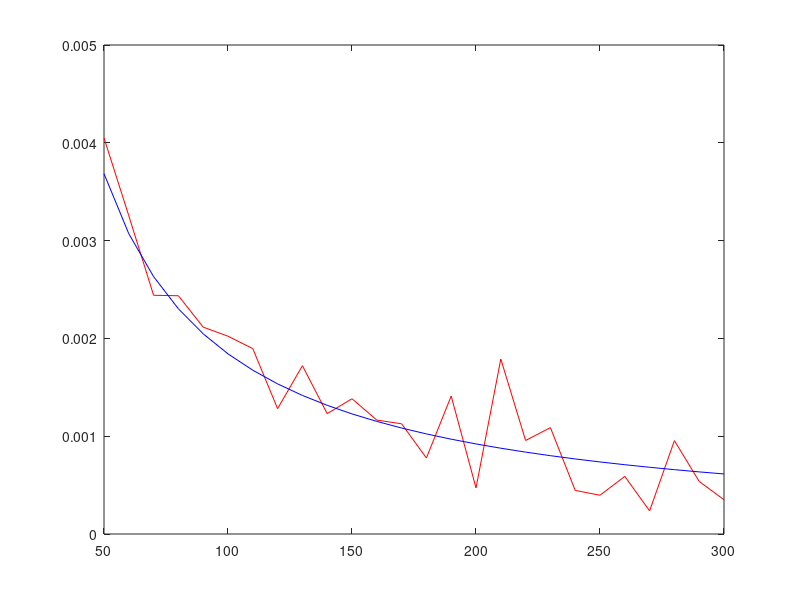

Write the MATLAB code that produced this figure.
E = [];
ps = 50:10:300;

for p=ps
    p
    numsamp = 50000;
    samps = randn(numsamp, p);
    rownorms = sqrt(sum(samps.*samps,2));
    nsamps = bsxfun(@rdivide,samps,rownorms);
    E(end+1) = mean(mean(abs(nsamps(:,1:40)), 2), 1);
end
Proc = E .* sqrt(ps);

empr = Proc-sqrt(2/pi);
expo = 1;
coeflin = mean(empr .* power(ps, expo));
plot(ps, empr, 'r', ...
    ps, coeflin./power(ps, expo), 'b');
